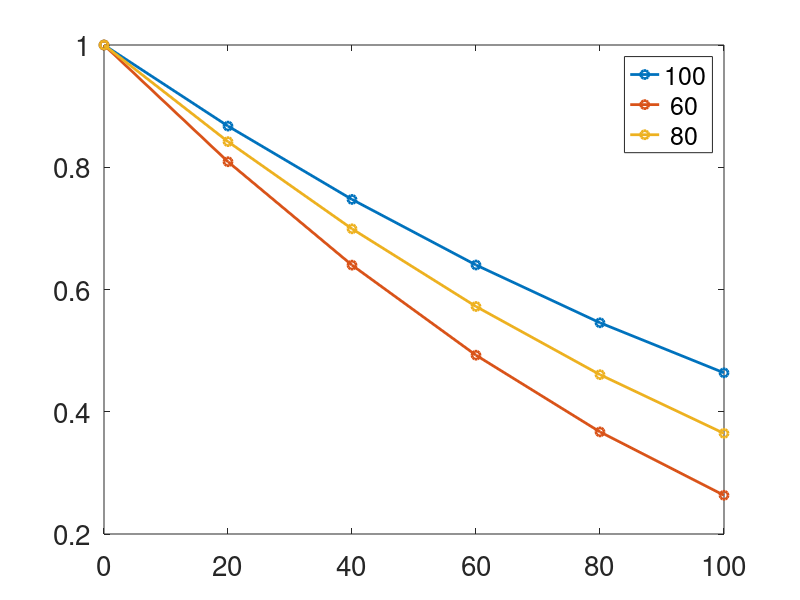
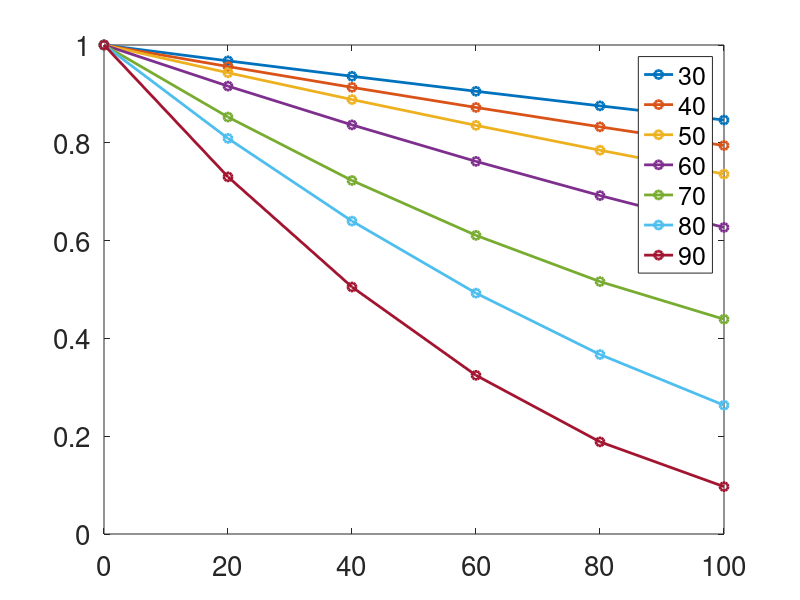

Here is the MATLAB script that generated these plots, in order:
% Summarizing the model results
clear all;
close all;
clc;

if(~exist('resultsSummary.mat','file'))
    flist = dir('./RESULTS/*.mat');
    
    Nsims = numel(flist);
    for j = 1:Nsims
        fprintf(1,'Reading File # %d / %d\n',j,Nsims);
        fname = strcat('./RESULTS/',flist(j).name);
        [d(j,:),p(j,:),level(j),m(j)] = getResults(fname);
    end
else
    load('./resultsSummary.mat');
    
    
    figure;
    lev80_ind = (level == 80);
    plot(d(1,:),p(lev80_ind,:),'o-','linew',2)
    legend(num2str(m(lev80_ind)))
    legend(num2str(m(lev80_ind)'))
    set(gca,'FontSize',20);
    figure;
    m60_ind = (m == 60);
    plot(d(1,:),p(m60_ind,:),'o-','linew',2)
    legend(num2str(level(m60_ind)'))
    set(gca,'FontSize',20);
end